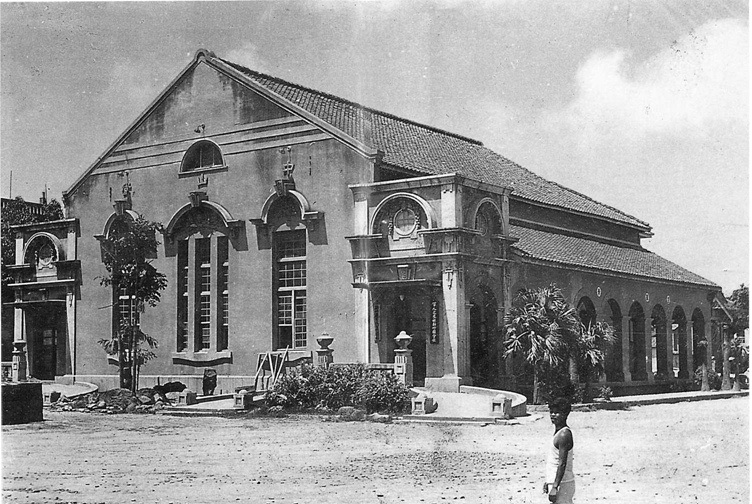
#> input picture Final Project/2016 paper advanced/Input_images/1.jpg, 752 x 504 px; its folder holds only this picture in this run
$ python process.py
#> lines starting #> are read from the running program, lines starting #| are printed output that depends on the picture
import cv2
import numpy as np

def median_filter(image, kernel_size):
    filtered_image = cv2.medianBlur(image, kernel_size)
    return filtered_image


for i in range(1,31):#1,31
    ss_1 = "Input_images/"+str(i)+".jpg"
    image = cv2.imread(ss_1)
#> image is the input picture: shape (504, 752, 3); min 0, max 255, mean 152

    # Apply median filter with kernel size 3x3
    filtered_image = median_filter(image, 5)
#> in median_filter, `filtered_image = cv2.medianBlur(image, kernel_size)`:
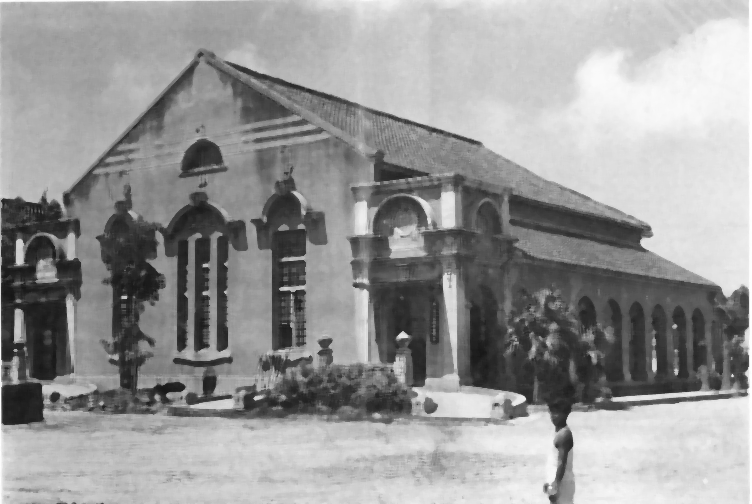
#> filtered_image: shape (504, 752, 3); min 22, max 255, mean 151.8
#> (the run stopped early here; a loop or call above may not have finished)
